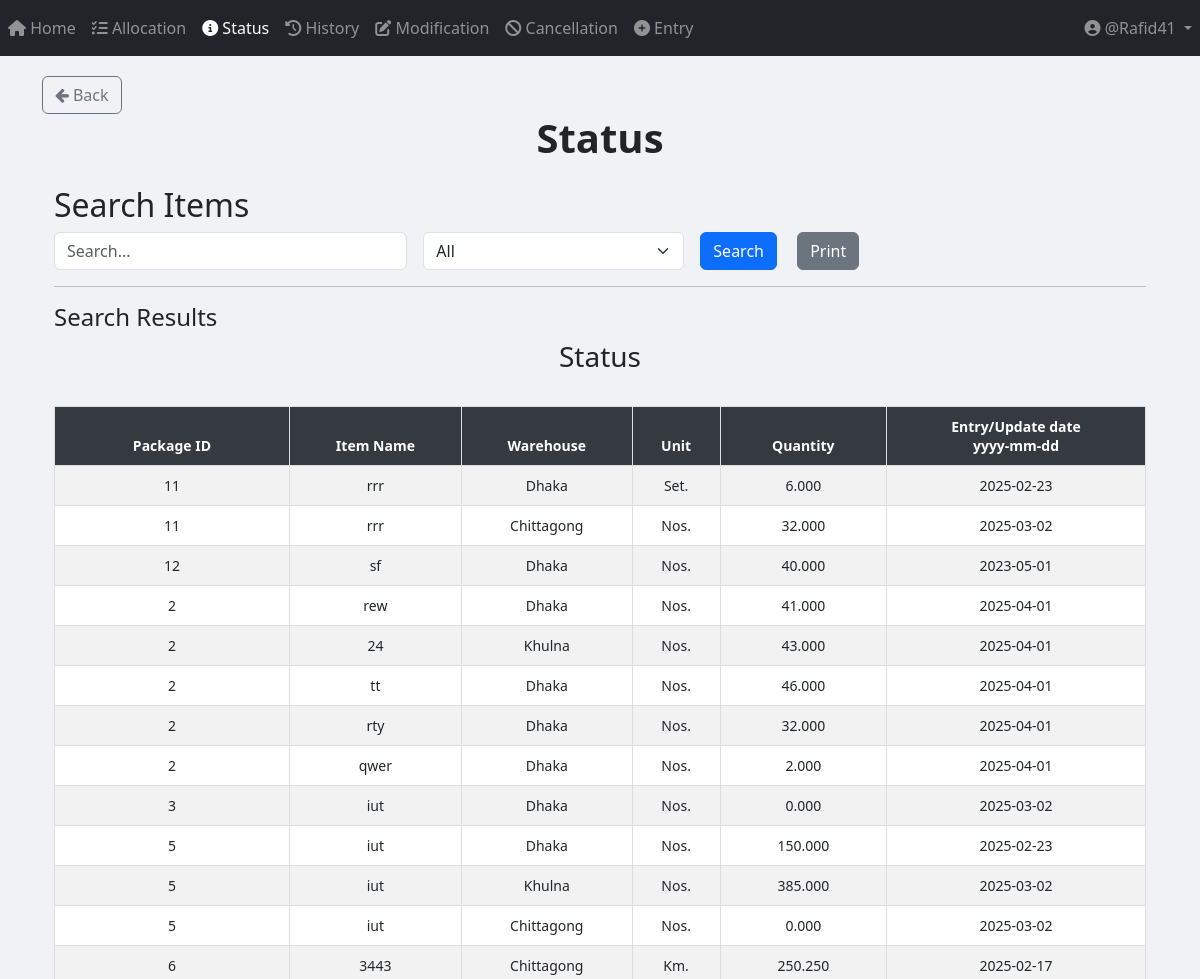
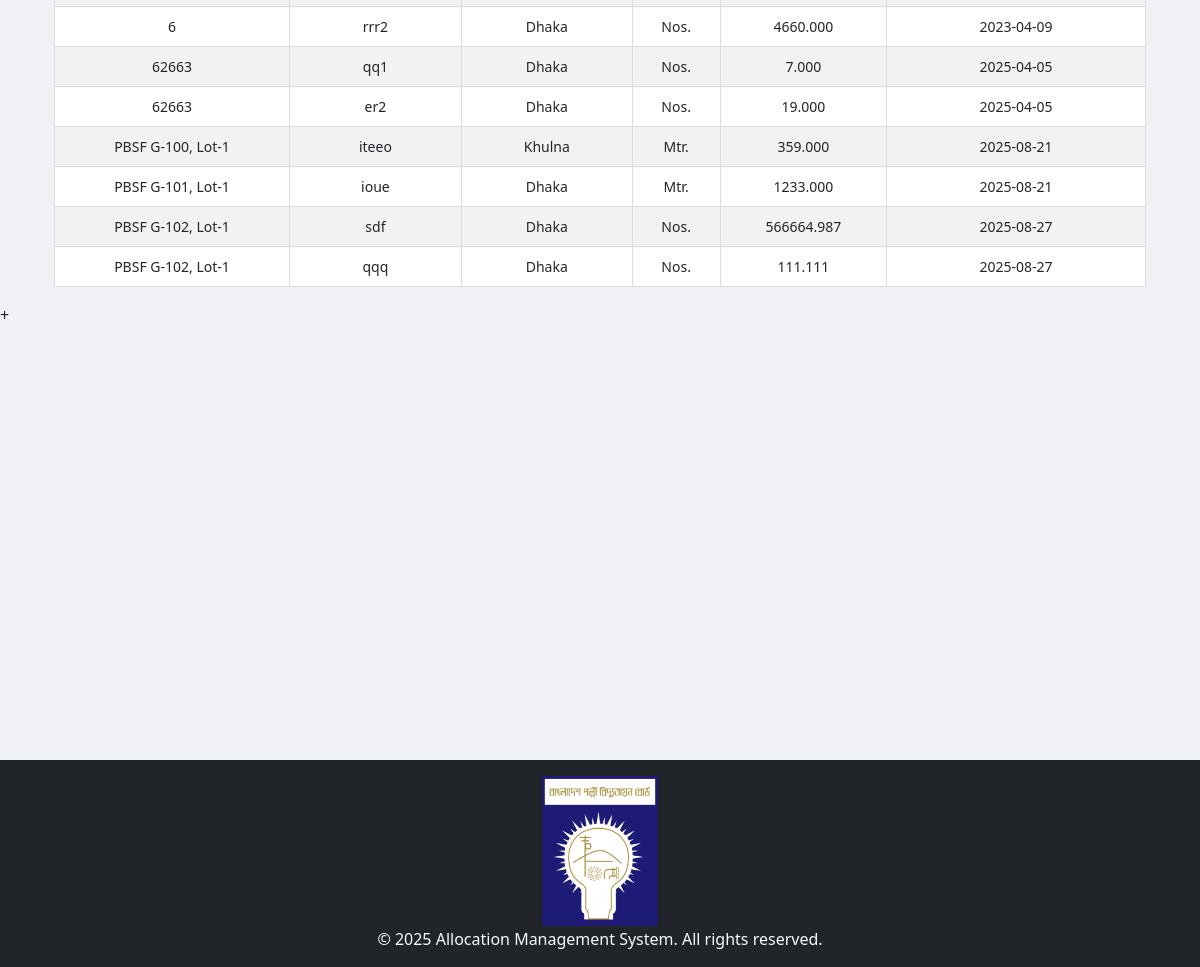
Screenshot of /status/ (signed in) with the database file from the repository (2 pictures, top to bottom).
### App_Entry/models.py (models this page shows, shortened)
class Item(models.Model):
    WAREHOUSE_CHOICES = [
        ("Dhaka", "Dhaka"),
        ("Khulna", "Khulna"),
        ("Chittagong", "Chittagong"),
    ]
    UNIT_CHOICES = [
        ("Nos.", "Nos."),
        ("Mtr.", "Mtr."),
        ("Km.", "Km."),
        ("Set.", "Set."),
        ("Pair.", "Pair."),
    ]
    name = models.CharField(max_length=255)
    description = models.TextField(blank=True, null=True)
    warehouse = models.CharField(
        max_length=50, choices=WAREHOUSE_CHOICES, default="Dhaka"
    )
    unit_of_item = models.CharField(
        max_length=10, choices=UNIT_CHOICES, default="Nos."
    )  # Updated field
    unit_price = models.DecimalField(max_digits=15, decimal_places=2, default=0.00)
    quantity_of_item = models.DecimalField(
        max_digits=20,
        decimal_places=3,
        default=0.00
    )
    package = models.ForeignKey(
        Package,
        on_delete=models.SET_NULL,
        related_name="package_of_item",
        null=True,
    )
    created_at = models.DateTimeField(default=timezone.now)

class Package(models.Model):
    packageId = models.TextField(unique=True)

### App_Status/views.py (the view, shortened to what this page needs)
# urls.py: path("", views.status_page, name="status_page"),
def status_page(request):
    query = request.GET.get("query", "").strip()  # Strip leading/trailing whitespaces from query input
    filter_by = request.GET.get("filter_by", "All")
    date_filter = request.GET.get("date", "")
    items = Item.objects.all()
    if filter_by == "Entry/Update date" and date_filter:
        try:
            date_obj = datetime.strptime(date_filter, "%Y-%m-%d")
            items = items.filter(created_at__date=date_obj.date())
        except ValueError:
            pass  # If the date format is invalid, ignore the filter
    items = items.order_by("package__packageId")
    return render(
        request,
        "App_Status/status.html",
        {
            "items": items,
            "query": query,
            "filter_by": filter_by,
            "date_filter": date_filter,
        },
    )

### templates/App_Status/status.html (shortened to what this page needs)
{% extends 'base.html' %}
{% load crispy_forms_tags %}
{% load static %}
{% block body_block %}
<a href="{% url 'App_Home:home_page' %}" class="btn btn-outline-secondary">
    <i class="fa fa-arrow-left"></i> Back
</a>
<center><h1><b> Status </b></h1></center>
<div class="container mt-4">
    <h2>Search Items</h2>
    <form method="GET" action="{% url 'App_Status:status_page' %}" class="row g-3">
        <div class="col-md-4">
            <input type="text" name="query" id="searchQuery" class="form-control" placeholder="Search..." value="{{ query }}">
        </div>
        <div class="col-md-3">
            <select name="filter_by" id="filterDropdown" class="form-select" onchange="toggleInputFields()">
                <option value="All" {% if filter_by == "All" %}selected{% endif %}>All</option>
            </select>
        </div>
        <div class="col-md-2">
            <button type="submit" class="btn btn-primary me-3">Search</button>
            <button type="button" class="btn btn-secondary" onclick="printResults()">Print</button>
        </div>
    </form>
    <hr>
    <h4>Search Results</h4>
    <div id="printableArea" class="table-responsive">
        <h3 class="text-center">Status</h3>
        <br>
        <table class="table table-bordered table-striped table-hover">
            <thead class="table-dark sticky-top">
                <tr>
                    <th>Package ID</th>
                    <th>Item Name</th>
                    <th>Warehouse</th>
                    <th>Unit</th>
                    <th>Quantity</th>
                    <th>Entry/Update date <center>yyyy-mm-dd</center></th>
                </tr>
            </thead>
            <tbody>
                {% if items %}
                    {% for item in items %}
                    <tr>
                        <td>{{ item.package.packageId }}</td>
                        <td>{{ item.name }}</td>
                        <td>{{ item.warehouse }}</td>
                        <td>{{ item.unit_of_item }}</td>
                        <td>{{ item.quantity_of_item }}</td>
                        <td>{{ item.created_at | date:"Y-m-d" }}</td>
                    </tr>
                    {% endfor %}
                {% else %}
                    <tr>
                        <td colspan="7" class="text-center text-danger">No matching data found</td>
                    </tr>
                {% endif %}
            </tbody>
        </table>
    </div>
</div>
{% endblock %}

### templates/partials/navbar.html (shortened to what this page needs)
{% if request.path|slice:":9" == "/project/" %}
    <nav class="navbar navbar-expand-sm navbar-dark" style="background-color: #2f1658ff;">
        <button class="navbar-toggler" type="button" data-toggle="collapse" data-target="#navbarProject">
            <span class="navbar-toggler-icon"></span>
        </button>
        <div class="collapse navbar-collapse" id="navbarProject">
            <ul class="navbar-nav mr-auto">
                {% if user.is_authenticated %}
                    <li class="nav-item">
                        <a class="nav-link" href="{% url 'Project_App_Home:project_home_page' %}">
                            <i class="fas fa-project-diagram"></i> P_Home
                        </a>
                    </li>
                    <li class="nav-item">
                        <a class="nav-link" href="{% url 'Project_App_Allocation:allocation_page' %}">
                            <i class="fas fa-tasks"></i> P_Allocation
                        </a>
                    </li>
                    <li class="nav-item">
                        <a class="nav-link" href="{% url 'Project_App_Status:status_page' %}">
                            <i class="fas fa-info-circle"></i> P_Status
                        </a>
                    </li>
                    <li class="nav-item">
                        <a class="nav-link" href="{% url 'Project_App_History:history_page' %}">
                            <i class="fas fa-history"></i> P_History
                        </a>
                    </li>
                    <li class="nav-item">
                        <a class="nav-link" href="{% url 'Project_App_Modification:modification_menu' %}">
                            <i class="fas fa-edit"></i> P_Modification
                        </a>
                    </li>
                    <li class="nav-item">
                        <a class="nav-link" href="{% url 'Project_App_Cancellation:cancellation' %}">
                            <i class="fas fa-ban"></i> P_Cancellation
                        </a>
                    </li>
                    <li class="nav-item">
                        <a class="nav-link" href="{% url 'Project_App_Entry:entry_page' %}">
                            <i class="fas fa-plus-circle"></i> P_Entry
                        </a>
                    </li>
                    <li class="nav-item">
                        <a class="nav-link" href="#">
                            <i class="fas fa-plus-circle"></i> P_Project-Wise Balance
                        </a>
                    </li>
                {% endif %}
            </ul>
            <ul class="navbar-nav">
                {% if user.is_authenticated %}
                    <li class="nav-item dropdown">
                        <a class="nav-link dropdown-toggle" href="#" id="userDropdown" role="button" data-toggle="dropdown">
                            <i class="fas fa-user-circle"></i> @{{ user.username }}
                        </a>
                        <div class="dropdown-menu dropdown-menu-right">
                            {% if request.user.is_superuser %}
                                <a class="dropdown-item text-primary" href="{% url 'App_Admin_Panel:admin_panel_home' %}">
                                    <i class="fas fa-tools"></i> <strong>Admin Panel</strong>
                                </a>
                                <div class="dropdown-divider"></div>
                            {% endif %}
                            <a class="dropdown-item text-danger" href="{% url 'App_Login:logout' %}">
                                <i class="fas fa-sign-out-alt"></i> <strong>Logout</strong>
                            </a>
                        </div>
                    </li>
                {% else %}
                    <li class="nav-item {% if request.resolver_match.url_name == 'login' %}active{% endif %}">
                        <a class="nav-link" href="{% url 'App_Login:login' %}">
                            <i class="fas fa-sign-in-alt"></i> Login
                        </a>
                    </li>
                {% endif %}
            </ul>
        </div>
    </nav>
{% else %}
    <nav class="navbar navbar-expand-sm navbar-dark bg-dark">
        <div class="collapse navbar-collapse" id="navbarDefault">
            <ul class="navbar-nav mr-auto">
                {% if user.is_authenticated %}
                    <li class="nav-item {% if request.resolver_match.url_name == 'home_page' %}active{% endif %}">
                        <a class="nav-link" href="{% url 'App_Home:home_page' %}">
                            <i class="fas fa-home"></i> Home
                        </a>
                    </li>
                    <li class="nav-item {% if request.resolver_match.url_name == 'allocation_page' %}active{% endif %}">
                        <a class="nav-link" href="{% url 'App_Allocation:allocation_page' %}">
                            <i class="fas fa-tasks"></i> Allocation
                        </a>
                    </li>
                    <li class="nav-item {% if request.resolver_match.url_name == 'status_page' %}active{% endif %}">
                        <a class="nav-link" href="{% url 'App_Status:status_page' %}">
                            <i class="fas fa-info-circle"></i> Status
                        </a>
                    </li>
                    <li class="nav-item {% if request.resolver_match.url_name == 'history_page' %}active{% endif %}">
                        <a class="nav-link" href="{% url 'App_History:history_page' %}">
                            <i class="fas fa-history"></i> History
                        </a>
                    </li>
                    <li class="nav-item {% if request.resolver_match.url_name == 'modification_menu' %}active{% endif %}">
                        <a class="nav-link" href="{% url 'App_Modification:modification_menu' %}">
                            <i class="fas fa-edit"></i> Modification
                        </a>
                    </li>
                    <li class="nav-item {% if request.resolver_match.url_name == 'cancellation' %}active{% endif %}">
                        <a class="nav-link" href="{% url 'App_Cancellation:cancellation' %}">
                            <i class="fas fa-ban"></i> Cancellation
                        </a>
                    </li>
                    <li class="nav-item {% if request.resolver_match.url_name == 'entry_page' %}active{% endif %}">
                        <a class="nav-link" href="{% url 'App_Entry:entry_page' %}">
                            <i class="fas fa-plus-circle"></i> Entry
                        </a>
                    </li>
                {% endif %}
            </ul>
            <ul class="navbar-nav">
                {% if user.is_authenticated %}
                    <li class="nav-item dropdown">
                        <a class="nav-link dropdown-toggle" href="#" id="userDropdown" role="button" data-toggle="dropdown">
                            <i class="fas fa-user-circle"></i> @{{ user.username }}
                        </a>
                    </li>
                {% else %}
                    <li class="nav-item {% if request.resolver_match.url_name == 'login' %}active{% endif %}">
                        <a class="nav-link" href="{% url 'App_Login:login' %}">
                            <i class="fas fa-sign-in-alt"></i> Login
                        </a>
                    </li>
                {% endif %}
            </ul>
        </div>
    </nav>
{% endif %}

### templates/App_Status/status.html (style rules this page uses)
.table { font-size: 14px; text-align: center; }
.sticky-top { position: sticky; top: 0; z-index: 1020; }
.table-dark th { background-color: #343a40 !important; color: white !important; }
.table-bordered th, .table-bordered td { border: 1px solid #ddd !important; padding: 10px; }

### templates/partials/footer.html (style rules this page uses)
html, body { height: 100%; margin: 0; }

### rows the page displays
Item: package.packageId "11", name "rrr", warehouse "Dhaka", unit_of_item "Set.", quantity_of_item "6.000", created_at "2025-02-23"
Item: package.packageId "11", name "rrr", warehouse "Chittagong", unit_of_item "Nos.", quantity_of_item "32.000", created_at "2025-03-02"
Item: package.packageId "12", name "sf", warehouse "Dhaka", unit_of_item "Nos.", quantity_of_item "40.000", created_at "2023-05-01"
Item: package.packageId "2", name "rew", warehouse "Dhaka", unit_of_item "Nos.", quantity_of_item "41.000", created_at "2025-04-01"
Item: package.packageId "2", name "24", warehouse "Khulna", unit_of_item "Nos.", quantity_of_item "43.000", created_at "2025-04-01"
Item: package.packageId "2", name "tt", warehouse "Dhaka", unit_of_item "Nos.", quantity_of_item "46.000", created_at "2025-04-01"
Item: package.packageId "2", name "rty", warehouse "Dhaka", unit_of_item "Nos.", quantity_of_item "32.000", created_at "2025-04-01"
Item: package.packageId "2", name "qwer", warehouse "Dhaka", unit_of_item "Nos.", quantity_of_item "2.000", created_at "2025-04-01"
Item: package.packageId "3", name "iut", warehouse "Dhaka", unit_of_item "Nos.", quantity_of_item "0.000", created_at "2025-03-02"
Item: package.packageId "5", name "iut", warehouse "Dhaka", unit_of_item "Nos.", quantity_of_item "150.000", created_at "2025-02-23"
Item: package.packageId "5", name "iut", warehouse "Khulna", unit_of_item "Nos.", quantity_of_item "385.000", created_at "2025-03-02"
Item: package.packageId "5", name "iut", warehouse "Chittagong", unit_of_item "Nos.", quantity_of_item "0.000", created_at "2025-03-02"
Item: package.packageId "6", name "3443", warehouse "Chittagong", unit_of_item "Km.", quantity_of_item "250.250", created_at "2025-02-17"
Item: package.packageId "6", name "rrr2", warehouse "Dhaka", unit_of_item "Nos.", quantity_of_item "4660.000", created_at "2023-04-09"
Item: package.packageId "62663", name "qq1", warehouse "Dhaka", unit_of_item "Nos.", quantity_of_item "7.000", created_at "2025-04-05"
Item: package.packageId "62663", name "er2", warehouse "Dhaka", unit_of_item "Nos.", quantity_of_item "19.000", created_at "2025-04-05"
Item: package.packageId "PBSF G-100, Lot-1", name "iteeo", warehouse "Khulna", unit_of_item "Mtr.", quantity_of_item "359.000", created_at "2025-08-21"
Item: package.packageId "PBSF G-101, Lot-1", name "ioue", warehouse "Dhaka", unit_of_item "Mtr.", quantity_of_item "1233.000", created_at "2025-08-21"
Item: package.packageId "PBSF G-102, Lot-1", name "sdf", warehouse "Dhaka", unit_of_item "Nos.", quantity_of_item "566664.987", created_at "2025-08-27"
Item: package.packageId "PBSF G-102, Lot-1", name "qqq", warehouse "Dhaka", unit_of_item "Nos.", quantity_of_item "111.111", created_at "2025-08-27"

### other values shown
{{ user.username }} "Rafid41"
